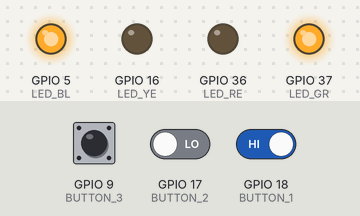
A sketch run on a simulated ESP32-S3. Parts: output pins drawn as LEDs (lit = HIGH). The inputs (shaded band) are chosen by the test bench; at power-on: GPIO 17 (BUTTON_2) LOW, GPIO 18 (BUTTON_1) HIGH, GPIO 9 (BUTTON_3) LOW. Random numbers use the default seed unless the sketch sets one.

Above: at 10.1 s.
14.1 s: GPIO 17 (BUTTON_2) driven HIGH and GPIO 18 (BUTTON_1) driven LOW
At 15.9 s:
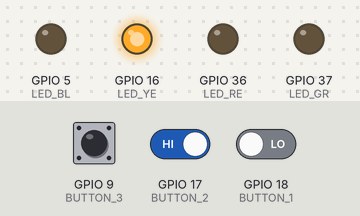
21.5 s: GPIO 18 (BUTTON_1) driven HIGH
At 21.5 s:
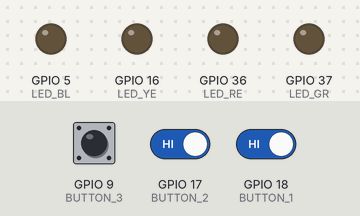
28.4 s: GPIO 18 (BUTTON_1) driven LOW
At 35.3 s:
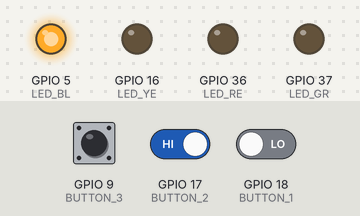
Timing chart, 0 to 41.3 s (numbered marks = the images above; inputs shaded):
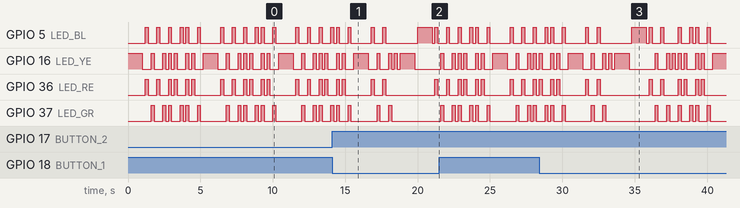

The sketch:

simon_says_v1.ino
```cpp
//Created by Nevio Collin Zylla aka. Foxymedis for THM-Micro-Project
//Version 1
//Hardware used: Adafruit QT Py ESP32-S3 WiFi Dev Board with STEMMA QT - 8 MB Flash / No PSRAM

//Button Pins
#define BUTTON_1 18
#define BUTTON_2 17
#define BUTTON_3 9
#define BUTTON_4 8

//LED Pins
#define LED_BL 5
#define LED_GR 37
#define LED_RE 36
#define LED_YE 16

#define BUTTON_CODE 1
#define LED_CODE 0
#define ROUND_SIZE 10

#define RED 0
#define BLUE 1
#define GREEN 2
#define YELLOW 3
// Randomizer:
int random_count[2][ROUND_SIZE];
int simon_round = 0;

void setup() {
  // Button and LED in- and output
  pinMode(BUTTON_1, INPUT);
  pinMode(BUTTON_2, INPUT);
  pinMode(BUTTON_3, INPUT);
  pinMode(BUTTON_4, INPUT);
  pinMode(LED_BL, OUTPUT);
  pinMode(LED_GR, OUTPUT);
  pinMode(LED_RE, OUTPUT);
  pinMode(LED_YE, OUTPUT);
  randomArray();
}

void loop() {
  // Project code made by Nevio Zylla:
  while(simon_round < ROUND_SIZE) {
    showLED(simon_round);
    gameReady();
    if(process_round(simon_round)) {
      simon_round++;
    }
    else {
      simon_round = 0;
    }
  }
  randomArray();
  game_win();
}

bool process_round(int current_round){
  int simon_index = 0;
  bool result = true;
  while(simon_index <= current_round) {
    int button = check_all_buttons();
    if(right_button(button, simon_index)){
      digitalWrite(random_count[LED_CODE][simon_index], HIGH);
      delay(200);
      digitalWrite(random_count[LED_CODE][simon_index], LOW);
      simon_index++;
      delay(200);
    }
    else{
      game_failed();
      result = false;
      break;
    }
  }
  return result;
}


void randomArray() {
  for (int i = 0; i < ROUND_SIZE; i++) {
    int temp = random(4);
    random_count[BUTTON_CODE][i] = get_button_pin(temp);
    random_count[LED_CODE][i] = get_led_pin(temp);
  }
}

int get_led_pin(int color) {
  switch(color) {
    case RED:
    return LED_RE;
    case BLUE:
    return LED_BL;
    case GREEN:
    return LED_GR;
    case YELLOW:
    return LED_YE;
  }
}

int get_button_pin(int color) {
  switch(color) {
    case YELLOW:
    return BUTTON_1;
    case RED:
    return BUTTON_2;
    case GREEN:
    return BUTTON_3;
    case BLUE:
    return BUTTON_4;
  }
}

void showLED(int rounds) {
  for (int i = 0; i < rounds + 1; i++) {
    int c = random_count[LED_CODE][i];
    digitalWrite(c, HIGH);
    delay(1000);
    digitalWrite(c, LOW);
    delay(200);
  }
}
void gameReady() {
  for(int i = 0; i < 2; i++){
    digitalWrite(LED_RE, HIGH);
    digitalWrite(LED_BL, HIGH);
    delay(200);
    digitalWrite(LED_RE, LOW);
    digitalWrite(LED_BL, LOW);
    delay(200);
    digitalWrite(LED_GR, HIGH);
    digitalWrite(LED_YE, HIGH);
    delay(200);
    digitalWrite(LED_GR, LOW);
    digitalWrite(LED_YE, LOW);
    delay(200);
  }
}
void game_failed() {
  for(int i = 0; i < 2; i++){
    digitalWrite(LED_RE, HIGH);
    digitalWrite(LED_BL, HIGH);
    digitalWrite(LED_GR, HIGH);
    digitalWrite(LED_YE, HIGH);
    delay(200);
    digitalWrite(LED_RE, LOW);
    digitalWrite(LED_BL, LOW);
    digitalWrite(LED_GR, LOW);
    digitalWrite(LED_YE, LOW);
    delay(200);
    digitalWrite(LED_RE, HIGH);
    digitalWrite(LED_YE, HIGH);
    delay(200);
    digitalWrite(LED_RE, LOW);
    digitalWrite(LED_YE, LOW);
    delay(200);
    digitalWrite(LED_BL, HIGH);
    digitalWrite(LED_GR, HIGH);
    delay(200);
    digitalWrite(LED_BL, LOW);
    digitalWrite(LED_GR, LOW);
    delay(200);
  }
}
void game_win() {
  for(int i = 0; i < 2; i++){
    digitalWrite(LED_RE, HIGH);
    delay(10);
    digitalWrite(LED_RE, LOW);
    delay(10);
    digitalWrite(LED_BL, HIGH);
    delay(10);
    digitalWrite(LED_BL, LOW);
    delay(10);
    digitalWrite(LED_GR, HIGH);
    delay(10);
    digitalWrite(LED_GR, LOW);
    delay(10);
    digitalWrite(LED_YE, HIGH);
    delay(10);
    digitalWrite(LED_YE, LOW);
    delay(10);
  }
}
int check_all_buttons() {
  bool button_pressed = true;
  while(button_pressed) {
    if(!digitalRead(BUTTON_1)) {
      return BUTTON_1;
    }
    else if(!digitalRead(BUTTON_2)) {
      return BUTTON_2;
    }
    else if(!digitalRead(BUTTON_3)) {
      return BUTTON_3;
    }
    else if(!digitalRead(BUTTON_4)) {
      return BUTTON_4;
    }
  }
}
bool right_button(int button, int in) {
  if(button == random_count[BUTTON_CODE][in]) {
    return true;
  }
  else {
    return false;
  }
}

void test() {
  showLED(10);
  gameReady();
  int button = check_all_buttons();
  if(right_button(button, 0)){
    digitalWrite(random_count[LED_CODE][0], HIGH);
    delay(1000);
    digitalWrite(random_count[LED_CODE][0], LOW);
  }
  else{
    game_failed();
  }
  delay(2000);
}
```

Measured:
- by itself, GPIO 5 (LED_BL): repeats every 5.2 s: 3 × (LOW 0.60 s, HIGH 0.20 s), LOW 0.20 s, HIGH 0.20 s, LOW 0.60 s, HIGH 0.20 s, LOW 1.4 s, HIGH 0.20 s
- by itself, GPIO 36 (LED_RE): repeats every 5.2 s: 2 × (LOW 0.60 s, HIGH 0.20 s), LOW 0.20 s, HIGH 0.20 s, LOW 0.60 s, HIGH 0.20 s, LOW 0.20 s, HIGH 0.20 s, LOW 1.8 s, HIGH 0.20 s
